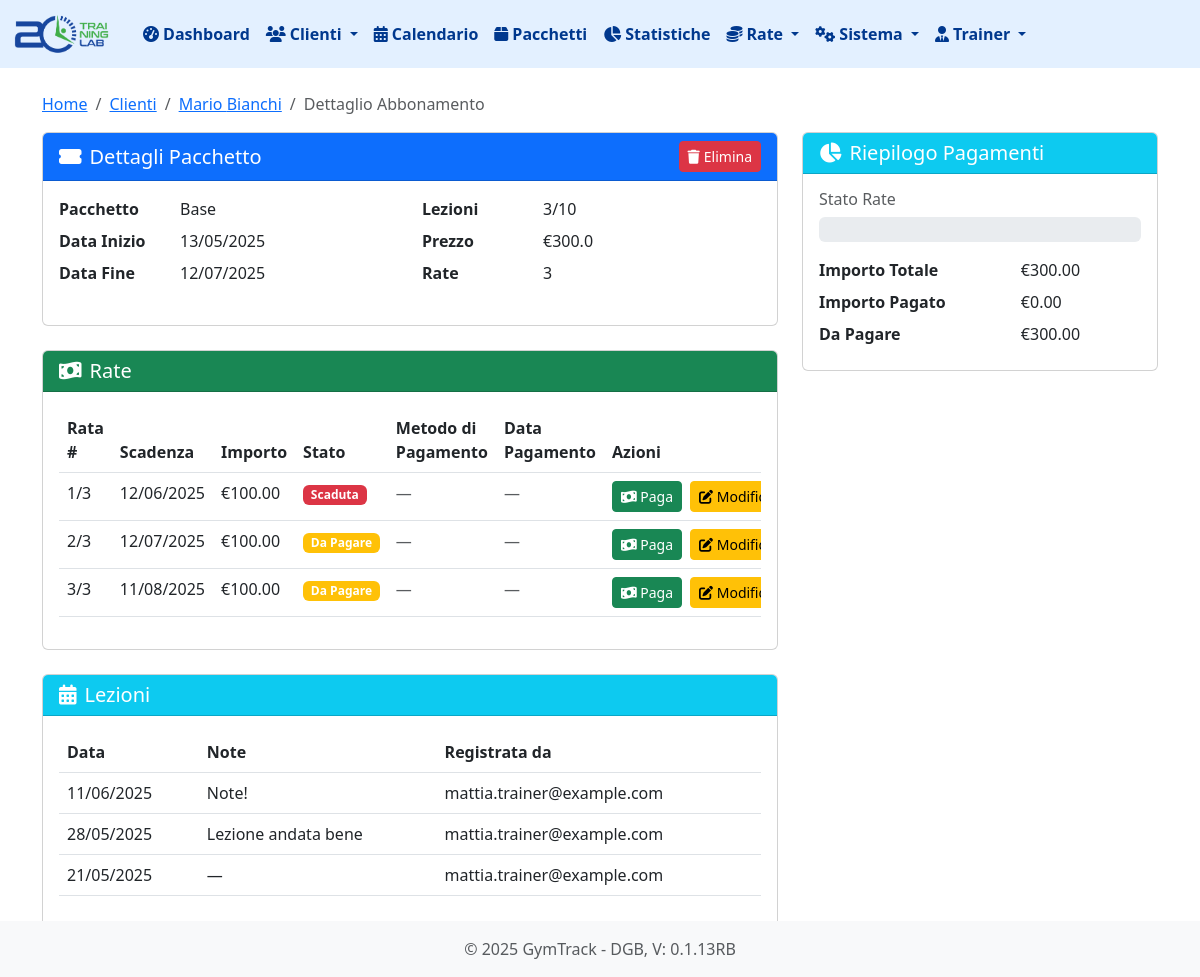
The app's page /abbonamenti/19 with its own data.
### tables this page shows
CREATE TABLE "clienti" (
                    id INTEGER PRIMARY KEY AUTOINCREMENT,
                    nome TEXT NOT NULL,
                    cognome TEXT NOT NULL,
                    email TEXT,
                    telefono TEXT,
                    data_nascita TEXT,
                    indirizzo TEXT,
                    citta TEXT,
                    cap TEXT,
                    note TEXT,
                    tipo TEXT NOT NULL,  -- 'lead' o 'effettivo'
                    codice_fiscale TEXT, -- New field for tax code
                    data_registrazione TEXT NOT NULL
                , sede_id INTEGER DEFAULT 1, tipologia TEXT, taglia_gambe TEXT, taglia_braccia TEXT, taglia_giubotto TEXT, taglia_cintura TEXT, obiettivo_cliente TEXT, provenienza TEXT);

CREATE TABLE "pacchetti" (
    id INTEGER PRIMARY KEY AUTOINCREMENT,
    nome TEXT NOT NULL,
    descrizione TEXT,
    prezzo REAL NOT NULL,
    numero_lezioni INTEGER NOT NULL,
    durata_giorni INTEGER, -- ora può essere NULL
    attivo BOOLEAN NOT NULL DEFAULT 1,
    pagamento_unico BOOLEAN NOT NULL DEFAULT 0
, sede_id INTEGER DEFAULT 1, data_scadenza DATE DEFAULT NULL);

CREATE TABLE abbonamenti (
        id INTEGER PRIMARY KEY AUTOINCREMENT,
        cliente_id INTEGER NOT NULL,
        pacchetto_id INTEGER NOT NULL,
        data_inizio TEXT NOT NULL,
        data_fine TEXT NOT NULL,
        numero_lezioni INTEGER NOT NULL,
        lezioni_utilizzate INTEGER NOT NULL DEFAULT 0,
        prezzo_totale REAL NOT NULL,
        numero_rate INTEGER NOT NULL, sede_id INTEGER DEFAULT 1,
        FOREIGN KEY (cliente_id) REFERENCES clienti (id),
        FOREIGN KEY (pacchetto_id) REFERENCES pacchetti (id)
    );

CREATE TABLE "rate" (
                    id INTEGER PRIMARY KEY AUTOINCREMENT,
                    abbonamento_id INTEGER NOT NULL,
                    importo DECIMAL(10,2) NOT NULL,
                    data_scadenza DATE NOT NULL,
                    data_pagamento DATE,
                    pagato BOOLEAN DEFAULT 0,
                    numero_rata INTEGER NOT NULL DEFAULT 1, sede_id INTEGER DEFAULT 1, metodo_pagamento TEXT,
                    FOREIGN KEY (abbonamento_id) REFERENCES abbonamenti (id)
                );

CREATE TABLE "lezioni" (
                id INTEGER PRIMARY KEY AUTOINCREMENT,
                abbonamento_id INTEGER NOT NULL,
                data DATE NOT NULL,
                note TEXT,
                registrata_da INTEGER DEFAULT 1, sede_id INTEGER DEFAULT 1,
                FOREIGN KEY (abbonamento_id) REFERENCES abbonamenti (id),
                FOREIGN KEY (registrata_da) REFERENCES utenti (id)
            );

CREATE TABLE utenti (
                id INTEGER PRIMARY KEY AUTOINCREMENT,
                nome TEXT NOT NULL,
                cognome TEXT NOT NULL,
                email TEXT UNIQUE NOT NULL,
                password TEXT NOT NULL,
                ruolo TEXT NOT NULL DEFAULT 'staff',
                attivo BOOLEAN NOT NULL DEFAULT 1,
                data_creazione TIMESTAMP DEFAULT CURRENT_TIMESTAMP
            );

### routes/abbonamenti.py (the view)
@abbonamenti_bp.route('/abbonamenti/<int:abbonamento_id>')
def dettaglio_abbonamento(abbonamento_id):
    abbonamento = db.get_abbonamento(abbonamento_id)
    if not abbonamento:
        flash('Abbonamento non trovato', 'error')
        return redirect(url_for('index'))
    cliente = db.get_cliente(abbonamento['cliente_id'])
    rate = db.get_rate_by_abbonamento(abbonamento_id)
    lezioni = db.get_lezioni_by_abbonamento(abbonamento_id)
    lezioni = [dict(lezione) for lezione in lezioni]
    for lezione in lezioni:
        print(lezione['registrata_da'])
        lezione['registrata_da'] = db.get_user_email_by_id(lezione['registrata_da'])
    oggi = date.today()
    return render_template('abbonamenti/dettaglio.html',
                         abbonamento=abbonamento,
                         cliente=cliente,
                         rate=rate,
                         lezioni=lezioni,
                         oggi=oggi)

### app.py (called while the page is built)
@app.before_request
def setup():
    db.init_db()
    db.create_user_tables()
    g.hierarchy = db.build_hierarchy(session.get('user_role'), session.get('user_email'))

@app.template_filter('to_date')
def to_date_filter(date_str):
    if not date_str:
        return None
    return datetime.strptime(date_str, '%Y-%m-%d').date()

@app.template_filter('format_date')
def format_date_filter(date):
    if isinstance(date, str):
        try:
            date = datetime.strptime(date, '%Y-%m-%d')
        except ValueError:
            return date  # Ritorna la stringa originale se non può essere convertita
    try:
        return date.strftime('%d/%m/%Y')
    except AttributeError:
        return date  # Ritorna il valore originale se non può essere formattato

### database.py (called while the page is built, shortened)
def get_db_connection():
    conn = sqlite3.connect(DATABASE_PATH)
    conn.row_factory = sqlite3.Row
    return conn

def init_db():
    if os.path.exists(DATABASE_PATH):
        return

def get_cliente(cliente_id):
    conn = get_db_connection()
    cliente = conn.execute('SELECT * FROM clienti WHERE id = ?', (cliente_id,)).fetchone()
    conn.close()
    return cliente

def get_rate_by_abbonamento(abbonamento_id):
    conn = get_db_connection()
    try:
        rate = conn.execute('''
            SELECT
                r.*,
                r.importo as importo_rata,
                r.data_scadenza,
                r.data_pagamento,
                r.pagato,
                r.numero_rata
            FROM rate r
            WHERE r.abbonamento_id = ?
            ORDER BY r.numero_rata ASC
        ''', (abbonamento_id,)).fetchall()
        return rate
    finally:
        conn.close()

def get_abbonamento(abbonamento_id):
    conn = get_db_connection()
    try:
        abbonamento = conn.execute('''
            SELECT
                a.*,
                p.nome as tipo,
                p.descrizione as descrizione_pacchetto,
                p.numero_lezioni as numero_lezioni_pacchetto,
                p.durata_giorni,
                date(a.data_inizio, '+' || p.durata_giorni || ' days') as data_fine
            FROM abbonamenti a
            JOIN pacchetti p ON a.pacchetto_id = p.id
            WHERE a.id = ?
        ''', (abbonamento_id,)).fetchone()
        return abbonamento
    finally:
        conn.close()

def build_hierarchy(user_role=None, user_email=None):
    hierarchy = []
    return hierarchy

### templates/abbonamenti/dettaglio.html (shortened to what this page needs)
{% extends 'base.html' %}
{% block content %}
<nav aria-label="breadcrumb">
    <ol class="breadcrumb">
        <li class="breadcrumb-item"><a href="{{ url_for('index') }}">Home</a></li>
        <li class="breadcrumb-item"><a href="{{ url_for('clienti.lista_clienti') }}">Clienti</a></li>
        <li class="breadcrumb-item"><a href="{{ url_for('clienti.dettaglio_cliente', cliente_id=cliente.id) }}">{{ cliente.nome }} {{ cliente.cognome }}</a></li>
        <li class="breadcrumb-item active">Dettaglio Abbonamento</li>
    </ol>
</nav>
<div class="row">
    <div class="col-md-8">
        <div class="card mb-4">
            <div class="card-header bg-primary text-white d-flex justify-content-between align-items-center">
                <h5 class="card-title mb-0">
                    <i class="fas fa-ticket-alt me-2"></i>Dettagli Pacchetto
                </h5>
                <div>
                    <button type="button" class="btn btn-danger btn-sm" data-bs-toggle="modal" data-bs-target="#deleteModal">
                        <i class="fas fa-trash me-1"></i>Elimina
                    </button>
                </div>
            </div>
            <div class="card-body">
                <div class="row">
                    <div class="col-md-6">
                        <dl class="row">
                            <dt class="col-sm-4">Pacchetto</dt>
                            <dd class="col-sm-8">{{ abbonamento.tipo }}</dd>
                            <dt class="col-sm-4">Data Inizio</dt>
                            <dd class="col-sm-8">{{ abbonamento.data_inizio|format_date }}</dd>
                            <dt class="col-sm-4">Data Fine</dt>
                            <dd class="col-sm-8">{{ abbonamento.data_fine|format_date }}</dd>
                        </dl>
                    </div>
                    <div class="col-md-6">
                        <dl class="row">
                            <dt class="col-sm-4">Lezioni</dt>
                            <dd class="col-sm-8">{{ abbonamento.lezioni_utilizzate }}/{{ abbonamento.numero_lezioni }}</dd>
                            <dt class="col-sm-4">Prezzo</dt>
                            <dd class="col-sm-8">€{{ abbonamento.prezzo_totale }}</dd>
                            <dt class="col-sm-4">Rate</dt>
                            <dd class="col-sm-8">{{ abbonamento.numero_rate }}</dd>
                        </dl>
                    </div>
                </div>
            </div>
        </div>
        <div class="card mb-4">
            <div class="card-header bg-success text-white">
                <h5 class="card-title mb-0">
                    <i class="fas fa-money-bill-wave me-2"></i>Rate
                </h5>
            </div>
            <div class="card-body">
                <div class="table-responsive">
                    <table class="table table-hover">
                        <thead>
                            <tr>
                                <th>Rata #</th>
                                <th>Scadenza</th>
                                <th>Importo</th>
                                <th>Stato</th>
                                <th>Metodo di Pagamento</th>
                                <th>Data Pagamento</th>
                                <th>Azioni</th>
                            </tr>
                        </thead>
                        <tbody>
                            {% for rata in rate %}
                            <tr>
                                <td>{{ rata.numero_rata }}/{{ abbonamento.numero_rate }}</td>
                                <td>{{ rata.data_scadenza|format_date }}</td>
                                <td>€{{ "%.2f"|format(rata.importo) }}</td>
                                <td>
                                    {% if rata.pagato %}
                                        <span class="badge bg-success">Pagata</span>
                                    {% else %}
                                        {% if rata.data_scadenza|to_date < oggi %}
                                            <span class="badge bg-danger">Scaduta</span>
                                        {% else %}
                                            <span class="badge bg-warning">Da Pagare</span>
                                        {% endif %}
                                    {% endif %}
                                </td>
                                <td>
                                    {% if rata.metodo_pagamento %}
                                        {{ rata.metodo_pagamento }}
                                    {% else %}
                                        <span class="text-muted">—</span>
                                    {% endif %}
                                </td>
                                <td>
                                    {% if rata.data_pagamento %}
                                        {{ rata.data_pagamento|format_date }}
                                    {% else %}
                                        <span class="text-muted">—</span>
                                    {% endif %}
                                </td>
                                <td>
                                    <div class="d-flex gap-2">
                                        {% if not rata.pagato %}
                                            <a href="{{ url_for('rate.paga_rata', rata_id=rata.id) }}" class="btn btn-sm btn-success flex-fill">
                                                <i class="fas fa-money-bill-wave"></i> Paga
                                            </a>
                                        {% endif %}
                                        <a href="{{ url_for('rate.modifica_rata', rata_id=rata.id) }}" class="btn btn-sm btn-warning flex-fill">
                                            <i class="fas fa-edit"></i> Modifica
                                        </a>
                                    </div>
                                </td>
                            </tr>
                            {% endfor %}
                        </tbody>
                    </table>
                </div>
            </div>
        </div>
        <div class="card">
            <div class="card-header bg-info text-white">
                <h5 class="card-title mb-0">
                    <i class="fas fa-calendar-alt me-2"></i>Lezioni
                </h5>
            </div>
            <div class="card-body">
                {% if lezioni %}
                    <div class="table-responsive">
                        <table class="table table-hover">
                            <thead>
                                <tr>
                                    <th>Data</th>
                                    <th>Note</th>
                                    <th>Registrata da</th>
                                </tr>
                            </thead>
                            <tbody>
                                {% for lezione in lezioni %}
                                    <tr>
                                        <td>{{ lezione.data|format_date }}</td>
                                        <td>{{ lezione.note or '—' }}</td>
                                        <td>{{ lezione.registrata_da or '—' }}</td>
                                    </tr>
                                {% endfor %}
                            </tbody>
                        </table>
                    </div>
                {% else %}
                    <div class="alert alert-info">
                        <i class="fas fa-info-circle me-2"></i>Nessuna lezione registrata.
                    </div>
                {% endif %}
            </div>
        </div>
    </div>
    <div class="col-md-4">
        <div class="card mb-4">
            <div class="card-header bg-info text-white">
                <h5 class="card-title mb-0">
                    <i class="fas fa-chart-pie me-2"></i>Riepilogo Pagamenti
                </h5>
            </div>
            <div class="card-body">
                <div class="mb-3">
                    <h6 class="text-muted">Stato Rate</h6>
                    <div class="progress" style="height: 25px;">
                        {% set rate_pagate = rate|selectattr('pagato')|list|length %}
                        {% set percentuale = (rate_pagate / abbonamento.numero_rate * 100)|round %}
                    </div>
                </div>
                <dl class="row mb-0">
                    <dt class="col-sm-7">Importo Totale</dt>
                    <dd class="col-sm-5">€{{ "%.2f"|format(abbonamento.prezzo_totale) }}</dd>
                    <dt class="col-sm-7">Importo Pagato</dt>
                    <dd class="col-sm-5">€{{ "%.2f"|format(rate|selectattr('pagato')|sum(attribute='importo')) }}</dd>
                    <dt class="col-sm-7">Da Pagare</dt>
                    <dd class="col-sm-5">€{{ "%.2f"|format(rate|rejectattr('pagato')|sum(attribute='importo')) }}</dd>
                </dl>
            </div>
        </div>
    </div>
</div>
{% endblock %}

### templates/abbonamenti/dettaglio.html (style rules this page uses)
.table .btn { white-space: nowrap; }
.table .d-flex .btn { flex: 1; }

### records on screen
clienti: nome "Mario", cognome "Bianchi"
pacchetti: tipo "Base"
abbonamenti: data_inizio "13/05/2025", data_fine "12/07/2025", lezioni_utilizzate "3", numero_lezioni "10", prezzo_totale "300.0", numero_rate "3", prezzo_totale "300.00"
rate: numero_rata "1", data_scadenza "12/06/2025", importo "100.00", shows "Scaduta"
rate: numero_rata "2", data_scadenza "12/07/2025", importo "100.00", shows "Da Pagare"
rate: numero_rata "3", data_scadenza "11/08/2025", importo "100.00", shows "Da Pagare"
lezioni: data "11/06/2025", note "Note!"
utenti: email "mattia.trainer@example.com" "mattia.trainer@example.com" "mattia.trainer@example.com"
lezioni: data "28/05/2025", note "Lezione andata bene"
lezioni: data "21/05/2025"

### other values on screen
{{ lezione.note or '—' }} "—"
{{ "%.2f"|format(rate|selectattr('pagato')|sum(attribute='importo')) }} "0.00"
{{ "%.2f"|format(rate|rejectattr('pagato')|sum(attribute='importo')) }} "300.00"
